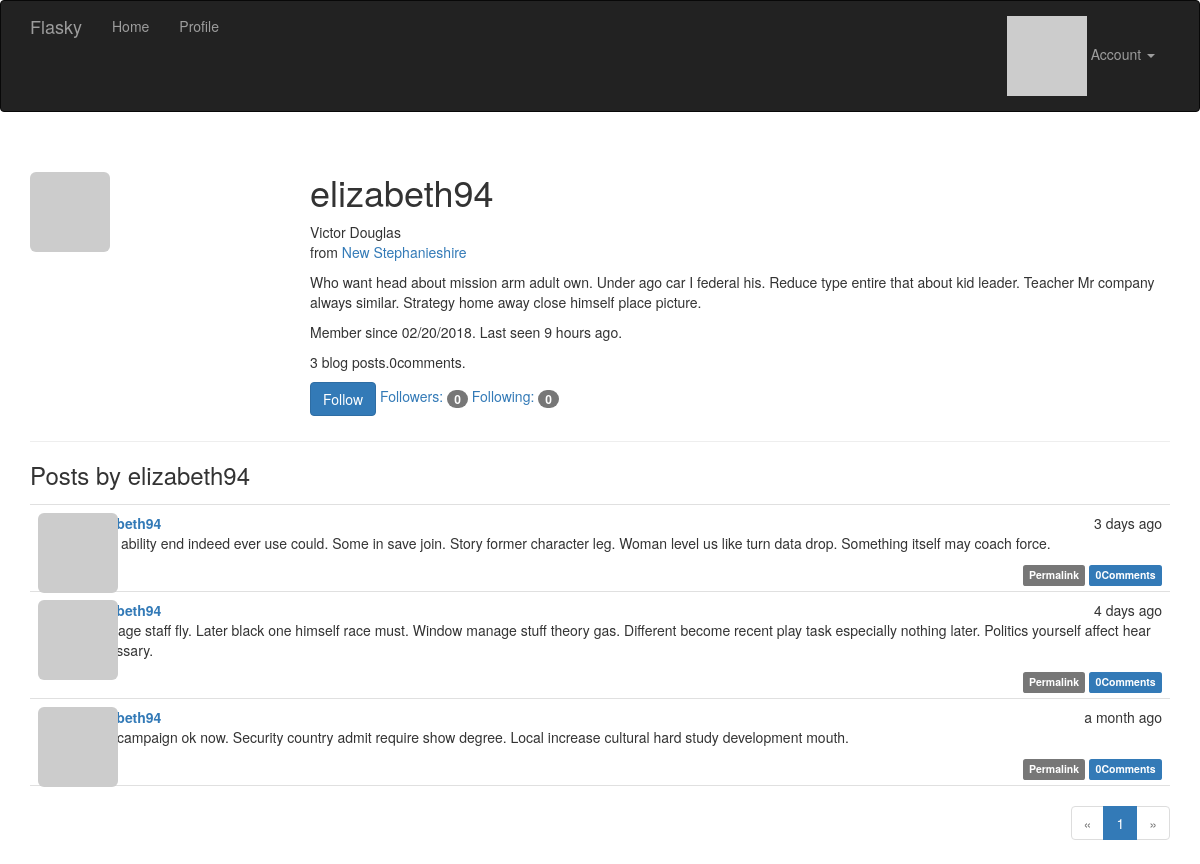
/user/elizabeth94 (signed in), run on the app's committed database.
### app/models.py (models this page shows, shortened)
class User(UserMixin, db.Model):
    __tablename__ = 'users'
    id = db.Column(db.Integer, primary_key=True)
    email = db.Column(db.String(64), unique=True, index=True)
    username = db.Column(db.String(64), unique=True, index=True)
    role_id = db.Column(db.Integer, db.ForeignKey('roles.id'))
    password_hash = db.Column(db.String(128))
    confirmed = db.Column(db.Boolean, default=False)
    name = db.Column(db.String(64))
    location = db.Column(db.String(64))
    about_me = db.Column(db.Text())
    member_since = db.Column(db.DateTime(), default=datetime.utcnow)
    last_seen = db.Column(db.DateTime(), default=datetime.utcnow)
    avatar_hash = db.Column(db.String(32))
    posts = db.relationship('Post', backref='author', lazy='dynamic')
    followed = db.relationship('Follow',
                               foreign_keys=[Follow.follower_id],
                               backref=db.backref('follower', lazy='joined'),
                               lazy='dynamic',
                               cascade='all, delete-orphan')
    followers = db.relationship('Follow',
                                foreign_keys=[Follow.followed_id],
                                backref=db.backref('followed', lazy='joined'),
                                lazy='dynamic',
                                cascade='all, delete-orphan')
    comments = db.relationship('Comment', backref='author', lazy='dynamic')
    @property
    def password(self):
        raise AttributeError('password is not a readable attribute')
    def can(self, perm):
        return self.role is not None and self.role.has_permission(perm)
    def is_administrator(self):
        return self.can(Permission.ADMIN)
    def ping(self):
        self.last_seen = datetime.utcnow()
        db.session.add(self)
    def gravatar(self, size=100, default='identicon', rating='g'):
        url = 'https://secure.gravatar.com/avatar'
        hash = self.avatar_hash or self.gravatar_hash()
        return '{url}/{hash}?s={size}&d={default}&r={rating}'.format(
            url=url, hash=hash, size=size, default=default, rating=rating)
    def is_following(self, user):
        if user.id is None:
            return False
        return self.followed.filter_by(
            followed_id=user.id).first() is not None

class Post(db.Model):
    __tablename__ = 'posts'
    id = db.Column(db.Integer, primary_key=True)
    body = db.Column(db.Text)
    body_html = db.Column(db.Text)
    timestamp = db.Column(db.DateTime, index=True, default=datetime.utcnow)
    author_id = db.Column(db.Integer, db.ForeignKey('users.id'))
    comments = db.relationship('Comment', backref='post', lazy='dynamic')

### app/main/views.py (the view)
@main.route('/user/<username>')
def user(username):
    user = User.query.filter_by(username=username).first_or_404()
    page = request.args.get('page', 1, type=int)
    pagination = user.posts.order_by(Post.timestamp.desc()).paginate(
        page, per_page=current_app.config['FLASKY_POSTS_PER_PAGE'],
        error_out=False)
    posts = pagination.items
    return render_template('user.html', user=user, posts=posts,
                           pagination=pagination)

### app/auth/views.py (called while the page is built)
@auth.before_app_request
def before_request():
    if current_user.is_authenticated:
        current_user.ping()
        if not current_user.confirmed \
                and request.endpoint \
                and request.blueprint != 'auth' \
                and request.endpoint != 'static':
            return redirect(url_for('auth.unconfirmed'))

### app/main/__init__.py (called while the page is built)
@main.app_context_processor
def inject_permissions():
    return dict(Permission=Permission)

### app/models.py (called while the page is built)
@login_manager.user_loader
def load_user(user_id):
    return User.query.get(int(user_id))

    def has_permission(self, perm):
        return self.permissions & perm == perm

### app/templates/user.html (shortened to what this page needs)
{% extends "base.html" %}
{% import "_macros.html" as macros %}
{% block page_content %}
<div class="page-header">
    <img class="img-rounded profile-thumbnail" src="{{ user.gravatar(size=256) }}">
    <div class="profile-header">
        <h1>{{ user.username }}</h1>
        {% if user.name or user.location %}
        <p>
            {% if user.name %}{{ user.name }}<br>{% endif %}
            {% if user.location %}
                from <a href="http://maps.google.com/?q={{ user.location }}">{{ user.location }}</a><br>
            {% endif %}
        </p>
        {% endif %}
        {% if user.about_me %}<p>{{ user.about_me }}</p>{% endif %}
        <p>Member since {{ moment(user.member_since).format('L') }}. Last seen {{ moment(user.last_seen).fromNow() }}.</p>
        <p>{{ user.posts.count() }} blog posts.{{ user.comments.count() }}comments.</p>
        <p>
            {% if current_user.can(Permission.FOLLOW) and user != current_user %}
                {% if not current_user.is_following(user) %}
                <a href="{{ url_for('.follow', username=user.username) }}" class="btn btn-primary">Follow</a>
                {% else %}
                <a href="{{ url_for('.unfollow', username=user.username) }}" class="btn btn-default">Unfollow</a>
                {% endif %}
            {% endif %}
            <a href="{{ url_for('.followers', username=user.username) }}">Followers: <span class="badge">{{ user.followers.count() - 1 }}</span></a>
            <a href="{{ url_for('.followed_by', username=user.username) }}">Following: <span class="badge">{{ user.followed.count() - 1 }}</span></a>
        </p>
    </div>
</div>
<h3>Posts by {{ user.username }}</h3>
{% include '_posts.html' %}
{% if pagination %}
<div class="pagination">
    {{ macros.pagination_widget(pagination, '.user', username=user.username) }}
</div>
{% endif %}
{% endblock %}

### app/templates/base.html (shortened to what this page needs)
{% extends "bootstrap/base.html" %}
{% block head %}
{{ super() }}
<link rel="stylesheet" type="text/css" href="{{ url_for('static', filename='styles.css') }}">
{% endblock %}
{% block navbar %}
<div class="navbar navbar-inverse" role="navigation">
    <div class="container">
        <div class="navbar-header">
            <a class="navbar-brand" href="{{ url_for('main.index') }}">Flasky</a>
        </div>
        <div class="navbar-collapse collapse">
            <ul class="nav navbar-nav">
                <li><a href="{{ url_for('main.index') }}">Home</a></li>
                {% if current_user.is_authenticated %}
                <li><a href="{{ url_for('main.user', username=current_user.username) }}">Profile</a></li>
                {% endif %}
            </ul>
            <ul class="nav navbar-nav navbar-right">
                {% if current_user.is_authenticated %}
                <li class="dropdown">
                    <a href="#" class="dropdown-toggle" data-toggle="dropdown">
                        <img src="{{ current_user.gravatar(size=18) }}">
                        Account <b class="caret"></b>
                    </a>
                </li>
                {% else %}
                <li><a href="{{ url_for('auth.login') }}">Log In</a></li>
                {% endif %}
            </ul>
        </div>
    </div>
</div>
{% endblock %}
{% block content %}
<div class="container">
    {% block page_content %}{% endblock %}
</div>
{% endblock %}

### app/templates/_macros.html
{% macro pagination_widget(pagination, endpoint, fragment='') %}
<ul class="pagination">
    <li{% if not pagination.has_prev %} class="disabled"{% endif %}>
        <a href="{% if pagination.has_prev %}{{ url_for(endpoint, page=pagination.prev_num, **kwargs) }}{{ fragment }}{% else %}#{% endif %}">
            &laquo;
        </a>
    </li>
    {% for p in pagination.iter_pages() %}
        {% if p %}
            {% if p == pagination.page %}
            <li class="active">
                <a href="{{ url_for(endpoint, page = p, **kwargs) }}{{ fragment }}">{{ p }}</a>
            </li>
            {% else %}
            <li>
                <a href="{{ url_for(endpoint, page = p, **kwargs) }}{{ fragment }}">{{ p }}</a>
            </li>
            {% endif %}
        {% else %}
        <li class="disabled"><a href="#">&hellip;</a></li>
        {% endif %}
    {% endfor %}
    <li{% if not pagination.has_next %} class="disabled"{% endif %}>
        <a href="{% if pagination.has_next %}{{ url_for(endpoint, page=pagination.next_num, **kwargs) }}{{ fragment }}{% else %}#{% endif %}">
            &raquo;
        </a>
    </li>
</ul>
{% endmacro %}

### app/templates/_posts.html (shortened to what this page needs)
<ul class="posts">
    {% for post in posts %}
    <li class="post">
        <div class="post-thumbnail">
            <a href="{{ url_for('.user', username=post.author.username) }}">
                <img class="img-rounded profile-thumbnail" src="{{ post.author.gravatar(size=40) }}">
            </a>
        </div>
        <div class="post-content">
            <div class="post-date">{{ moment(post.timestamp).fromNow() }}</div>
            <div class="post-author"><a href="{{ url_for('.user', username=post.author.username) }}">{{ post.author.username }}</a></div>
            <div class="post-body">
                {% if post.body_html %}
                    {{ post.body_html | safe }}
                {% else %}
                    {{ post.body }}
                {% endif %}
            </div>
            <div class="post-footer">
                <a href="{{ url_for('.post', id=post.id) }}">
                    <span class="label label-default">Permalink</span>
                </a>
                <a href="{{ url_for('.post', id=post.id) }}#comments">
                    <span class="label label-primary">{{ post.comments.count() }}Comments</span>
                </a>
            </div>
        </div>
    </li>
    {% endfor %}
</ul>

### app/static/styles.css (style rules this page uses)
.profile-thumbnail { position: absolute; }
.profile-header { min-height: 260px; margin-left: 280px; }
ul.posts { list-style-type: none; padding: 0px; margin: 16px 0px 0px 0px; border-top: 1px solid #e0e0e0; }
ul.posts li.post { padding: 8px; border-bottom: 1px solid #e0e0e0; }
div.post-date { float: right; }
div.post-author { font-weight: bold; }
div.post-thumbnail { position: absolute; }
div.post-content { margin-left: 48px; min-height: 48px; }
div.post-footer { text-align: right; }
div.pagination { width: 100%; text-align: right; padding: 0px; margin: 0px; }

### data on the page
User: username "elizabeth94", name "Victor Douglas", location "New Stephanieshire", about_me "Who want head about mission arm adult own. Under ago car I federal his. Reduce type entire that about kid leader. Teacher Mr company always similar. Strategy home away close himself place picture.", member_since "02/20/2018", last_seen "9 hours ago"
Post: timestamp "3 days ago", author.username "elizabeth94", body_html "Build ability end indeed ever use could. Some in save join. Story former character leg. Woman level us like turn data drop. Something itself may coach force.", comments.count "0"
Post: timestamp "4 days ago", author.username "elizabeth94", body_html "Marriage staff fly. Later black one himself race must. Window manage stuff theory gas. Different become recent play task especially nothing later. Politics yourself affect hear necessary.", comments.count "0"
Post: timestamp "a month ago", author.username "elizabeth94", body_html "Late campaign ok now. Security country admit require show degree. Local increase cultural hard study development mouth.", comments.count "0"

### other printed values
{{ user.posts.count() }} "3"
{{ user.comments.count() }} "0"
{{ user.followers.count() - 1 }} "0"
{{ user.followed.count() - 1 }} "0"
{{ p }} "1"
